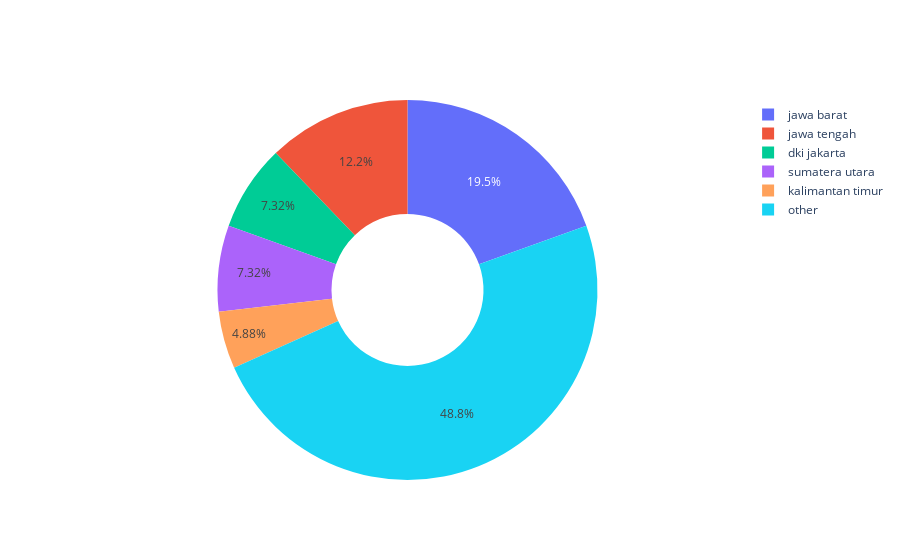

The notebook cell saved with this chart:
### Code cell
# Proporsi provinsi dimana cream tidak tersebar

data = df[df['cream']==0].provinsi.value_counts().reset_index()
others = data[5:]['count'].sum()

new_data_prop = data[:5]

new_data_prop.loc[len(new_data_prop)] = ["other",others]


fig = go.Figure(data=[go.Pie(labels=new_data_prop['provinsi'], 
                             values=new_data_prop['count'], hole=.4, sort=False)])

fig.show()

### Figure 1 — Plotly figure (JSON) as saved in the notebook; plotly's stock layout.template omitted (floating-point values rounded to 4 significant figures)
{"data": [{"hole": 0.4, "labels": ["jawa barat", "jawa tengah", "dki jakarta", "sumatera utara", "kalimantan timur", "other"], "sort": false, "type": "pie", "values": [8, 5, 3, 3, 2, 20]}], "layout": {}}
